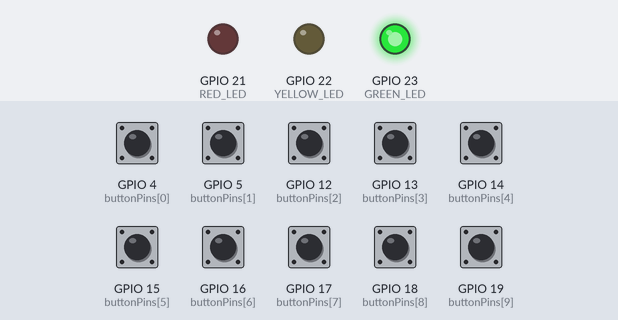
Simulated run of this sketch. Board: ESP32. Shown: output pins drawn as LEDs (lit = HIGH). The inputs (shaded band) are chosen by the test bench; at power-on: GPIO 4 (buttonPins[0]), GPIO 5 (buttonPins[1]), GPIO 12 (buttonPins[2]), GPIO 13 (buttonPins[3]), GPIO 14 (buttonPins[4]), GPIO 15 (buttonPins[5]), GPIO 16 (buttonPins[6]), GPIO 17 (buttonPins[7]), GPIO 18 (buttonPins[8]), GPIO 19 (buttonPins[9]) HIGH. USB keyboard and mouse output is not drawn; what the sketch prints to the serial monitor is not drawn.

Above: at 1.2 s.
1.3 s: GPIO 4 (buttonPins[0]) pulled LOW for 0.15 s
At 2.6 s:
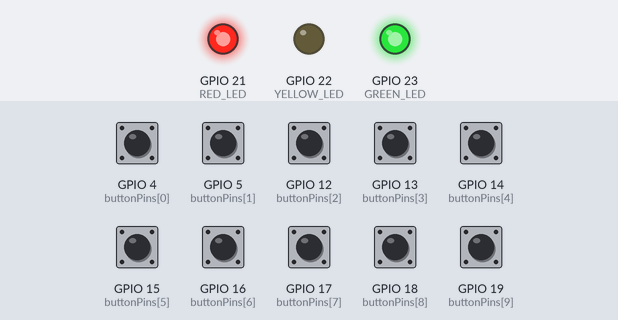
2.9 s: GPIO 12 (buttonPins[2]) pulled LOW for 0.15 s
At 4.1 s:
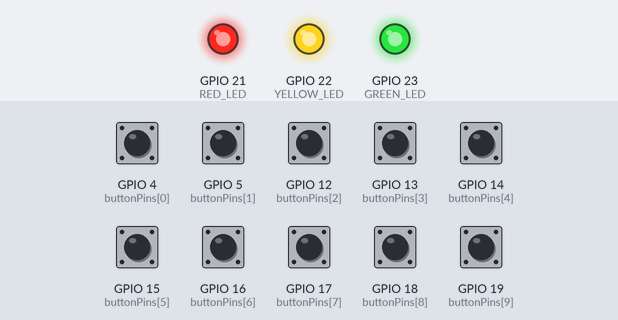
4.5 s: GPIO 5 (buttonPins[1]) pulled LOW for 0.15 s
At 5.1 s:
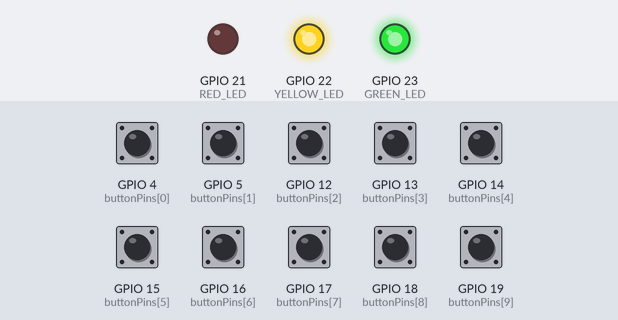
Timing chart, 0 to 7.5 s (numbered marks = the images above; inputs shaded):
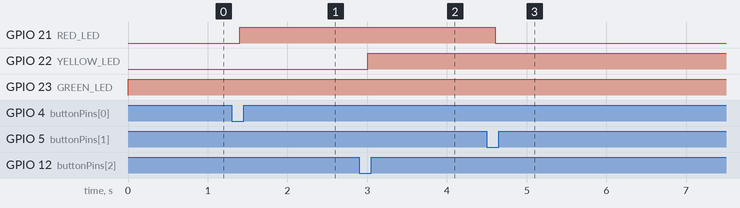

Measured:
- after the input at 1.3 s, GPIO 21 (RED_LED): LOW → HIGH after 0.10 s
- after the input at 2.9 s, GPIO 22 (YELLOW_LED): LOW → HIGH after 0.11 s
- after the input at 4.5 s, GPIO 21 (RED_LED): HIGH → LOW after 0.10 s

The sketch:

OBSSwitch.ino
```cpp
#include <BleKeyboard.h>

BleKeyboard bleKeyboard("OBSSwitch", "ESP32", 100);

// GPIO pins for 10 buttons
const int buttonPins[10] = {4, 5, 12, 13, 14, 15, 16, 17, 18, 19};
bool buttonStates[10] = {false};
unsigned long lastDebounceTime[10] = {0};
const unsigned long debounceDelay = 50;

// LED Pins
const int RED_LED = 21;
const int YELLOW_LED = 22;
const int GREEN_LED = 23;

bool wasConnected = false;

void setup() {
  Serial.begin(115200);
  Serial.println("Starting OBSSwitch BLE Keyboard...");

  // Setup button pins
  for (int i = 0; i < 10; i++) {
    pinMode(buttonPins[i], INPUT_PULLUP);
  }

  // Setup LED pins
  pinMode(RED_LED, OUTPUT);
  pinMode(YELLOW_LED, OUTPUT);
  pinMode(GREEN_LED, OUTPUT);

  // All LEDs off initially
  digitalWrite(RED_LED, LOW);
  digitalWrite(YELLOW_LED, LOW);
  digitalWrite(GREEN_LED, LOW);

  bleKeyboard.begin();
}

void loop() {
  bool isConnected = bleKeyboard.isConnected();

  // Handle Green LED on connection
  if (isConnected && !wasConnected) {
    Serial.println("Bluetooth Connected");
    digitalWrite(GREEN_LED, HIGH);
  } else if (!isConnected && wasConnected) {
    Serial.println("Bluetooth Disconnected");
    digitalWrite(GREEN_LED, LOW);
  }
  wasConnected = isConnected;

  if (isConnected) {
    unsigned long currentTime = millis();

    for (int i = 0; i < 10; i++) {
      bool pressed = digitalRead(buttonPins[i]) == LOW;

      if (pressed != buttonStates[i] && (currentTime - lastDebounceTime[i]) > debounceDelay) {
        lastDebounceTime[i] = currentTime;
        buttonStates[i] = pressed;

        if (pressed) {
          handleShortcut(i);
        }
      }
    }
  }

  delay(10);
}

void handleShortcut(int index) {
  switch (index) {
    case 0:  // Start/Stop Streaming
      Serial.println("Start/Stop Streaming — Ctrl + Shift + S");
      bleKeyboard.press(KEY_LEFT_CTRL);
      bleKeyboard.press(KEY_LEFT_SHIFT);
      bleKeyboard.press('s');
      delay(100);
      bleKeyboard.releaseAll();
      toggleLED(RED_LED);
      break;

    case 1:  // Start/Stop Recording
      Serial.println("Start/Stop Recording — Ctrl + Shift + R");
      bleKeyboard.press(KEY_LEFT_CTRL);
      bleKeyboard.press(KEY_LEFT_SHIFT);
      bleKeyboard.press('r');
      delay(100);
      bleKeyboard.releaseAll();
      toggleLED(RED_LED);
      break;

    case 2:  // Pause/Resume Recording
      Serial.println("Pause/Resume Recording — Ctrl + Shift + P");
      bleKeyboard.press(KEY_LEFT_CTRL);
      bleKeyboard.press(KEY_LEFT_SHIFT);
      bleKeyboard.press('p');
      delay(100);
      bleKeyboard.releaseAll();
      toggleLED(YELLOW_LED);
      break;

    case 3:  // Mute/Unmute Audio Input Capture
      Serial.println("Mute/Unmute Audio Input Capture — Ctrl + Shift + A");
      bleKeyboard.press(KEY_LEFT_CTRL);
      bleKeyboard.press(KEY_LEFT_SHIFT);
      bleKeyboard.press('a');
      delay(100);
      bleKeyboard.releaseAll();
      break;

    case 4:  // Mute/Unmute Microphone
      Serial.println("Mute/Unmute Microphone — Ctrl + Shift + M");
      bleKeyboard.press(KEY_LEFT_CTRL);
      bleKeyboard.press(KEY_LEFT_SHIFT);
      bleKeyboard.press('m');
      delay(100);
      bleKeyboard.releaseAll();
      break;

    case 5:  // Mute/Unmute Desktop Audio
      Serial.println("Mute/Unmute Desktop Audio — Ctrl + Shift + D");
      bleKeyboard.press(KEY_LEFT_CTRL);
      bleKeyboard.press(KEY_LEFT_SHIFT);
      bleKeyboard.press('d');
      delay(100);
      bleKeyboard.releaseAll();
      break;

    case 6:  // Take Screenshot
      Serial.println("Take Screenshot of Output — Shift + S");
      bleKeyboard.press(KEY_LEFT_SHIFT);
      bleKeyboard.press('s');
      delay(100);
      bleKeyboard.releaseAll();
      break;

    case 7:  // Show/Hide Display Capture
      Serial.println("Show/Hide Display Capture — Shift + D");
      bleKeyboard.press(KEY_LEFT_SHIFT);
      bleKeyboard.press('d');
      delay(100);
      bleKeyboard.releaseAll();
      break;

    case 8:  // Show/Hide Video Capture
      Serial.println("Show/Hide Video Capture — Shift + V");
      bleKeyboard.press(KEY_LEFT_SHIFT);
      bleKeyboard.press('v');
      delay(100);
      bleKeyboard.releaseAll();
      break;

    case 9:  // Open OBS Studio
      Serial.println("Open OBS Studio — Ctrl + Shift + O");
      bleKeyboard.press(KEY_LEFT_CTRL);
      bleKeyboard.press(KEY_LEFT_SHIFT);
      bleKeyboard.press('o');
      delay(100);
      bleKeyboard.releaseAll();
      break;
  }
}

// Toggle a given LED pin
void toggleLED(int pin) {
  digitalWrite(pin, !digitalRead(pin));
}
```
